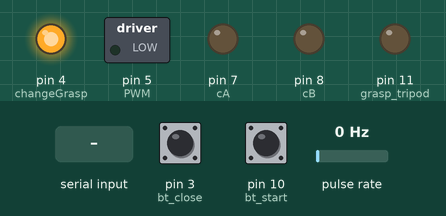
Bench run of a sketch on a simulated Arduino Uno, built with avr-gcc and run on an emulated ATmega328P. Shown: switched loads named in the sketch (green lamp = pin HIGH), output pins drawn as LEDs (lit = HIGH). Wiring (inferred from the names in the program): pulse sensor: data pin 2. Inputs (shaded band) come from the test bench; at power-on: pin 3 (bt_close) HIGH, pulse rate 0 Hz, pin 10 (bt_start) HIGH.

Above: at 1.2 s.
1.3 s: pin 3 (bt_close) pulled LOW for 0.15 s
At 2.6 s:
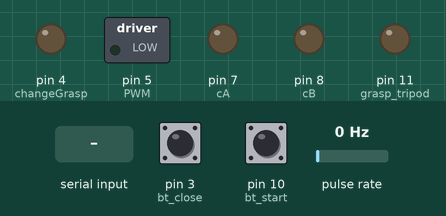
2.9 s: byte 30 received over Serial
At 4.6 s:
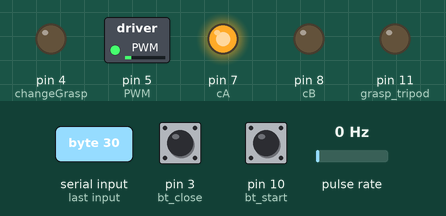
4.9 s: pin 3 (bt_close) pulled LOW for 1 s
At 5.7 s:
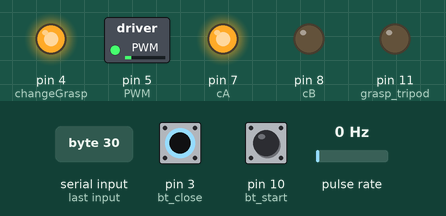
10.4 s: pulse rate (sensor on pin 2) set to 50 Hz
At 12.3 s:
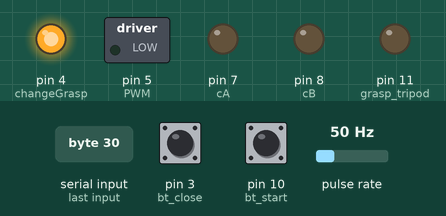
Timing chart, 0 to 13.8 s (numbered marks = the images above; inputs shaded):
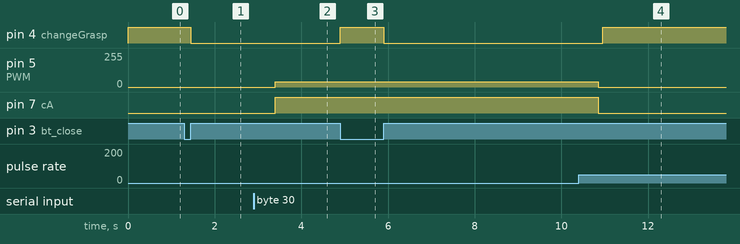

The sketch:

pythonToArduino.ino
```cpp
/*
  Corrigir rotação, perdendo passo. ok

  Pensar em como ajustar a angulação da mão. Apenas pra 180 graus. 90 graus para cada lado. ok

  Fazer a parte da garra. ok

  Colocar dois botões para simular EMG. ok

  Refazer o treinamento da rede.

  Terminar o hardware.

  Tesar o sistema.
*/


#define encoder        2    // Receive the encoder values. Interrupt used.
#define changeGrasp    4    // Send a HIGH level to change the grasp type and open the hand.

#define PWM            5    // Send a PWM for the H-Bridge.
#define cA             7    // Channel A of the H-Bridge.
#define cB             8    // Channel B of the H-Bridge.

#define bt_close       3    // Receive the button status used for closing the hand. Interrupt used.
#define bt_start       10   // Button to start the acquisition.

#define grasp_tripod   11
#define grasp_power    12


int graspType;                  // Store the grasp type as "int".
int graspTypeAux = 0;           // Store the last grasp type selected.
bool flag = false;              // Flag to avoid the repetition of the first condition.
int data[2];                    // Store received data obteined from Python through serial port.
short motorSpeed = 40;         // Set the engine speed of rotation
int objectAngle;                // Store the object angle.
volatile int WristAngle = 0;    // Adjust the wrist angle according to the object angle.

void setup()
{
  pinMode(encoder, INPUT);
  pinMode(changeGrasp, OUTPUT);

  pinMode(PWM, OUTPUT);
  pinMode(cA, OUTPUT);
  pinMode(cB, OUTPUT);

  pinMode(bt_close, INPUT_PULLUP);
  pinMode(bt_start, INPUT_PULLUP);

  pinMode(grasp_tripod, OUTPUT);
  pinMode(grasp_power, OUTPUT);

  Serial.begin(115200);

  digitalWrite(changeGrasp, HIGH);    // Starts HIGH to keep the hand open.

  attachInterrupt(digitalPinToInterrupt(2), fixAngle, CHANGE);    // Interrupt for the encoder.
  attachInterrupt(digitalPinToInterrupt(3), openHand, CHANGE);   // Interrupt for the hand closing.
}


/* FUNCTIONS */


// Rotate the wrist forward.
void Forward(uint8_t mSpeed)
{
  digitalWrite(cA, LOW);
  digitalWrite(cB, HIGH);
  analogWrite(PWM, mSpeed);
}


// Rotate the wrist backward.
void Backward(uint8_t mSpeed)
{
  digitalWrite(cA, HIGH);
  digitalWrite(cB, LOW);
  analogWrite(PWM, mSpeed);
}


// Stop the rotation.
void Stop()
{
  digitalWrite(cA, LOW);
  digitalWrite(cB, LOW);
  analogWrite(PWM, 0);
}


// Used on the first interrupt. Fix the angle wrist according to the object angle, incrementing or decrementing it.
void fixAngle()
{
  if (objectAngle > WristAngle)
  {
    WristAngle++;
  }
  if (objectAngle < WristAngle)
  {
    WristAngle--;
  }
}


// Used on the second interrupt. It's possible close the hand any time.
void openHand()
{
  if (digitalRead(bt_close) == HIGH)
  {
    digitalWrite(changeGrasp, LOW);
  }
  else
  {
    digitalWrite(changeGrasp, HIGH);
  }

}


// Rotate the engine if there is a mismatch between the angles.
void rotateMotor()
{
  while(objectAngle != WristAngle)
  {
    if (objectAngle > WristAngle)
    {
      Forward(motorSpeed);
    }
    else if (objectAngle < WristAngle)
    {
      Backward(motorSpeed);
    }
  }
}


void loop()
{

  if(digitalRead(bt_start) == LOW and flag == false) // Initial condition. Press the button:
  {
    Serial.println(1); // Write "1", then the acquisition in Python starts.
    flag = true;
    delay(500);
  }
  if(Serial.available())    // Wait for data.
  {
    delay(500);
    for (int i = 0; i < Serial.available() + 1; i++)
    {
      data[i] = Serial.read();    // Store received data, that is both grasp type and object angle.
    }
    graspType = data[0];
    if (graspType != 1)     // if a shape was detected.
    {
      if (graspType == 0){
        digitalWrite(grasp_tripod, HIGH);
        digitalWrite(grasp_power, LOW);
      }
      if (graspType == 2){
        digitalWrite(grasp_power, HIGH);
        digitalWrite(grasp_tripod, LOW);
      }
      objectAngle = data[1] - 45;   // Subtract the offset inserted in python script.
      rotateMotor();    // Start to rotate the motor if the angles are different.

      if (objectAngle == WristAngle)
      {
        Stop();   // if the angles are the same the rotation stops.
        if (graspType != graspTypeAux)    // Change the grasp, if the grasp type received and the last grasp type are different.
        {
          graspTypeAux = graspType;
          digitalWrite(changeGrasp, LOW);
          delay(100);
          digitalWrite(changeGrasp, HIGH);
        }
      }
    }

    flag = false; // Reset the system.
  }
}
```

Measured:
- after the input at 1.3 s, pin 4 (changeGrasp): HIGH → LOW after 0.15 s
- after the input at 2.9 s, pin 5 (PWM): 0/255 → 40/255 after 0.50 s; pin 7 (cA): LOW → HIGH after 0.50 s
- after the input at 4.9 s, pin 4 (changeGrasp): LOW → HIGH at once, → LOW 1.0 s later
- after the input at 10.4 s, pin 4 (changeGrasp): LOW → HIGH after 0.55 s; pin 5 (PWM): 40/255 → 0/255 after 0.45 s; pin 7 (cA): HIGH → LOW after 0.45 s
